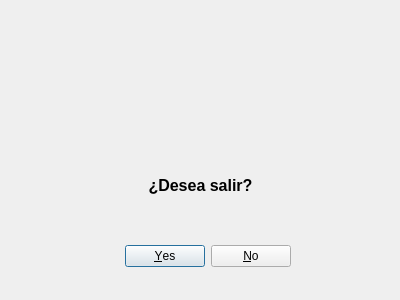
<?xml version="1.0" encoding="UTF-8"?>
<ui version="4.0">
 <class>Dialog</class>
 <widget class="QDialog" name="Dialog">
  <property name="geometry">
   <rect>
    <x>0</x>
    <y>0</y>
    <width>400</width>
    <height>300</height>
   </rect>
  </property>
  <property name="windowTitle">
   <string>Aviso</string>
  </property>
  <widget class="QDialogButtonBox" name="buttonBox">
   <property name="geometry">
    <rect>
     <x>-50</x>
     <y>240</y>
     <width>341</width>
     <height>32</height>
    </rect>
   </property>
   <property name="orientation">
    <enum>Qt::Horizontal</enum>
   </property>
   <property name="standardButtons">
    <set>QDialogButtonBox::No|QDialogButtonBox::Yes</set>
   </property>
  </widget>
  <widget class="QLabel" name="labelImagenAviso">
   <property name="geometry">
    <rect>
     <x>140</x>
     <y>50</y>
     <width>121</width>
     <height>101</height>
    </rect>
   </property>
   <property name="text">
    <string/>
   </property>
   <property name="pixmap">
    <pixmap>warning.png</pixmap>
   </property>
   <property name="scaledContents">
    <bool>true</bool>
   </property>
  </widget>
  <widget class="QLabel" name="labelPregunta">
   <property name="geometry">
    <rect>
     <x>130</x>
     <y>170</y>
     <width>141</width>
     <height>31</height>
    </rect>
   </property>
   <property name="text">
    <string>&lt;html&gt;&lt;head/&gt;&lt;body&gt;&lt;p align=&quot;center&quot;&gt;&lt;span style=&quot; font-size:12pt; font-weight:600;&quot;&gt;¿Desea salir?&lt;/span&gt;&lt;/p&gt;&lt;/body&gt;&lt;/html&gt;</string>
   </property>
  </widget>
 </widget>
 <resources/>
 <connections>
  <connection>
   <sender>buttonBox</sender>
   <signal>accepted()</signal>
   <receiver>Dialog</receiver>
   <slot>accept()</slot>
   <hints>
    <hint type="sourcelabel">
     <x>248</x>
     <y>254</y>
    </hint>
    <hint type="destinationlabel">
     <x>157</x>
     <y>274</y>
    </hint>
   </hints>
  </connection>
  <connection>
   <sender>buttonBox</sender>
   <signal>rejected()</signal>
   <receiver>Dialog</receiver>
   <slot>reject()</slot>
   <hints>
    <hint type="sourcelabel">
     <x>316</x>
     <y>260</y>
    </hint>
    <hint type="destinationlabel">
     <x>286</x>
     <y>274</y>
    </hint>
   </hints>
  </connection>
 </connections>
</ui>
